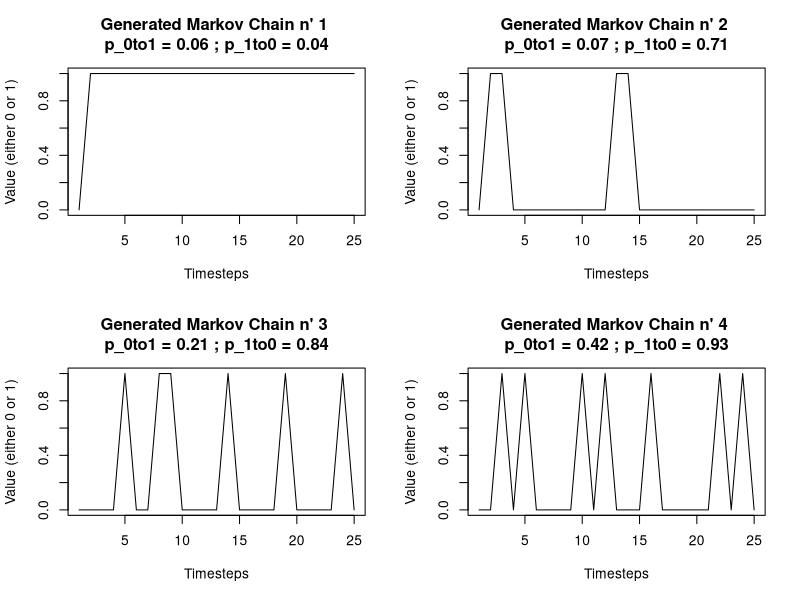

Here is the R script that generated this plot: (Note: a time limit stopped this script after it produced the figure.)
## ---- chunk 1
knitr::opts_chunk$set(echo = TRUE)
## ---- chunk 2
generate_params <- function(n, t, print_probas=T){
  # Generates a list of jump probabilities from state 0 to 1, 
  # and vice-versa, plus all required parameters to simulate
  # subsequent Markov chains.
  params = list("init"=0,"n"=n,"t"=t,
                "p0to1"=round(runif(1,0,1),2), 
                "p1to0"=round(runif(1,0,1),2))
  if (print_probas) {
    cat("Probability jump 0 -> 1:", params$p0to1,"\n")
    cat("Probability jump 1 -> 0:", params$p1to0)
  }
  params
}
## ---- chunk 3
generate_params(n = 10, t = 20)
## ---- chunk 4
simulation_v1_iterative <- function(params) {
  # Initializes a matrix to the init value found in the variable params
  # rows = time steps, columns = unique markov chain
  chains = matrix(params$init, nrow=params$t, ncol=params$n)
  # Declares a function that performs a check condition (i.e. to 
  # determine whether to jump state or not)
  switch <- function(prob) {runif(1,0,1)<=prob}
  # Iterates over the matrix, updating when needed. Iterating over the 
  # rows starts at index 2 as we don't expect jumps at t=0 (1 in R) as it
  # is the fixed initial state.
  for (row in seq(2,params$t,1)) {
    for (col in seq(1,params$n,1)){
      # Updates the value dependent on the cell value at t-1 and
      # the result of the switch function
      if (chains[row-1,col]==0 && switch(params$p0to1)) {
        chains[row,col]=1
      } else if (chains[row-1,col]==1 && switch(params$p1to0)) {
        chains[row,col]=0
      } else {
        chains[row,col]=chains[row-1,col]
      }
    }
  }
  chains
}
simulation_v2_bernoulli_seqs <- function(params) {
  # Initializes a matrix to the init value found in the variable params
  # rows = time steps, columns = unique markov chain
  chains = matrix(params$init, nrow=params$t,   ncol=params$n)
  # Declares a function to more explicitly state that
  # a sequence of bernoulli values from 0 to 1 are 
  # generated
  generate_bernoulli_seq <- function(p,n) {rbinom(n, 1, p)}
  # Iterates over the matrix, updating when needed
  for (col in seq(1,params$n,1)) {
    # Generates two sequences Y and Z
    # we only need t-1 draws as we only update <chains>
    # starting at the index 2
    Y = generate_bernoulli_seq(params$p0to1, params$t-1)
    Z = generate_bernoulli_seq(params$p1to0, params$t-1)
    for (row in seq(1,params$t-1,1)) {
        chains[row+1, col] = chains[row,col]*(1-Z[row]) +
                             (1-chains[row,col])*Y[row]
      }
    }
  chains
}
## ---- chunk 5
params = generate_params(n=1000, t=10000)
system.time(simulation_v1_iterative(params))
system.time(simulation_v2_bernoulli_seqs(params))
## ---- chunk 6
par(mfrow=c(2,2))
for (i in 1:4){
  # Generates a new Markov chain with new parameters p0to1 and p1to0
  params = generate_params(n=1, t=25, print_probas=F)
  markov_chain = simulation_v2_bernoulli_seqs(params)
  # Plots the Markov chain
  title = paste("Generated Markov Chain n'", i, 
                "\np_0to1 =", params$p0to1, 
                "; p_1to0 =", params$p1to0)
  plot(markov_chain, type="l",
       main=title, xlab="Timesteps", ylab="Value (either 0 or 1)")
}
## ---- chunk 7
generate_MP_params <- function(n, t, a, b, d) {
  # Generates a list of probability of jumping from
  # state 0 to 1, and vice-versa
  # args:   n -> the number of chains to generate
  #         t -> the length of each chain
  params = list("init"=0,"n"=n,"t"=t,
                "alpha"=a,"beta"=b,"delta"=d,
                "p0to1"=a*d, "p1to0"=b*d)
  params
}
## ---- chunk 8
alpha = 5
beta = 10
delta = 0.01
n = 1000
t = 5000
MP_params = generate_MP_params(n, t, alpha, beta, delta)
Yn_simulations = simulation_v2_bernoulli_seqs(MP_params)
## ---- chunk 9
par(mfrow=c(2,2))
for (i in 1:4){
  plot(Yn_simulations[1:500,i], type="l",
       main=paste("First 500 steps of Markov Chain n'", i, 
                  "\nwith alpha=5, beta=10, delta=0.01"),
       xlab="timesteps", ylab="value (either 0 or 1)")
}
## ---- chunk 10
fetch_indexes <- function(Yn, d) {
  # Retrieves the first index where 
  fetch_idx_one_simulation <- function(x){
    (c(which(x==1))[1]-1)*d # note the multiplication by d
    # we need to rescale by d as it is a frequency acquisition 
    # parameter. It comes handy for comparing distribution
    # with different d parameters afterwards
  }
  apply(Yn,2,fetch_idx_one_simulation)
}
## ---- chunk 11
t1_simulation = fetch_indexes(Yn_simulations, delta)
## ---- chunk 12
# Kernel density estimation
d <- density(t1_simulation)
# Kernel density plot
plot(d, lwd = 2, ylab="",
     main = paste("Distribution of Tau_1^delta\n", "Given delta =", delta),)
## ---- chunk 13
n = 5000
t = 10000
alpha = 5
beta = 10
delta_sequence = as.matrix(c(1e-1,5e-2,1e-2,5e-3,1e-3,5e-4))
## ---- chunk 14
mapper <- function(n, t, a, b, d) {
  # Function composition to be mapped over the sequence of delta
  # parameters s.t. fetch . simulate . parameter_generation()
  fetch_indexes(
    simulation_v2_bernoulli_seqs(
      generate_MP_params(n, t, a, b, d)), d)
}
t1_simulations = apply(delta_sequence, 1, function(x) {mapper(n,t,alpha,beta,x)})
## ---- chunk 15
# Declares the exponential distribution against which to plot 
# the simulated Tau_1 times
exponential_distribution = density(rexp(n, alpha))
# Declares the 2 by 3 plot area
par(mfrow=c(2,3), mai = c(0.4, 0.25, 0.3, 0.1))
for (i in 1:6){
  # Computes the kernel density for each simulation
  d <- density(t1_simulations[,i])
  # Plots said density against the exponential distribution
  plot(d, lwd = 1, col="blue",
       main = paste("Dist. of Tau_1 with delta=", delta_sequence[i], 
                    "\nvs. Exp(alpha=", alpha, ")", sep=""),
       xlab="", ylab="")
  lines(exponential_distribution, lw=2, lty=3, col="red")
  legend("topright", legend = c("Tau_1 dist.", 
                                paste("Exp(", alpha, ") dist.",sep="")),
       lwd = 3, col = c("blue", "red"))
}
